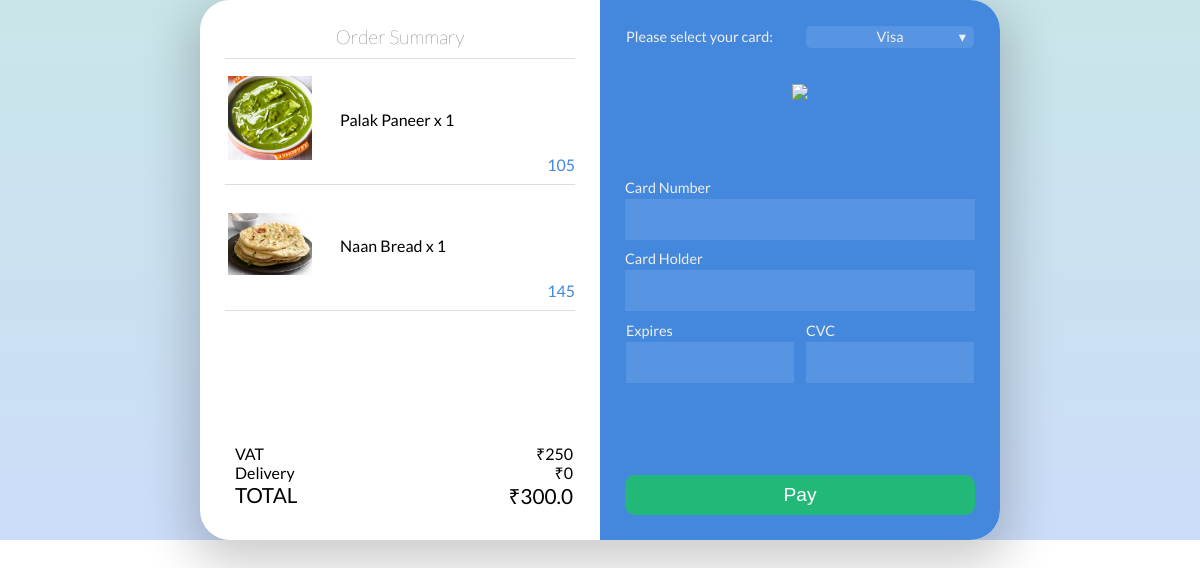
The app's page /payment/13 with its own data.
### fooddelivery/models.py (models this page shows, shortened)
class FoodOrdered(models.Model):
    order = models.ForeignKey(Orders, on_delete = models.CASCADE)
    food = models.ForeignKey(Foods, on_delete = models.CASCADE)
    quantity = models.IntegerField(default=1)

class Foods(models.Model):
    name = models.CharField(max_length=20)
    photo = models.CharField(max_length=40)
    calorie = models.FloatField()
    fats = models.FloatField()
    carbs = models.FloatField()
    protien = models.FloatField()
    addn_nuti_info = models.CharField(max_length=25)
    description = models.CharField(max_length=1000)
    avilability = models.BooleanField()
    prise = models.IntegerField(default=0)
    chef = models.ForeignKey(Users, on_delete = models.CASCADE)

class Orders(models.Model):
    Amount = models.FloatField()
    payment_mode = models.CharField(max_length=3)
    paid = models.BooleanField()
    delivery_address = models.CharField(max_length=100)
    contact_no = models.CharField(max_length=10)
    transaction_no = models.CharField(max_length=30)
    status = models.IntegerField(default=0)
    user_profile = models.ForeignKey(Users, on_delete=models.NOT_PROVIDED)

### fooddelivery/views.py (the view)
# urls.py: path('payment/<int:order>',views.payment,name="payment"),
def payment(request,order):
    db_order = models.Orders.objects.get(id = order)
    if request.method == "POST":
        db_order.transaction_no = "XXXXXXXXXXXXXXXXX"
        db_order.paid = True
        db_order.save()
        return redirect("fooddelivery:homepage")
    food = models.FoodOrdered.objects.filter(order = db_order)
    context = dict()
    context['order'] = db_order
    context['food'] = food
    return render(request,"checkout.html",context)

### Templates/checkout.html (shortened to what this page needs)
{% load static %}
<!DOCTYPE html>
<html lang="en">
<head>
    <link rel="stylesheet" type="text/css" href="{% static "checkout.css" %}"/>
</head>
</head>
<body>
  <main>
    <div class='container'>
        <div class='window'>
          <div class='order-info'>
            <div class='order-info-content'>
              <h2>Order Summary</h2>
              {% for i in food %}
              <div class='line'></div>
              <table class='order-table'>
                <tbody>
                  <tr>
                    <td><img src='{% url "fooddelivery:image" i.food.photo %}' onerror = "this.src = '{% static "default_food.png" %}'" class='full-width'></img>
                    </td>
                    <td>
                      <br>
                      <br>{{ i.food.name }} x {{i.quantity}}<br> <span class='thin small'><br><br></span>
                    </td>
                  </tr>
                  <tr>
                    <td>
                      <div class='price'>{% widthratio i.quantity 1 i.food.prise %}</div>
                    </td>
                  </tr>
                </tbody>
              </table>
              {% endfor %}
              <div class='line'></div>
              <div class='total'>
                <span style='float:left;'>
                  <div class='thin dense'>VAT</div>
                  <div class='thin dense'>Delivery</div>
                  TOTAL
                </span>
                <span style='float:right; text-align:right;'>
                  <div class='thin dense'>₹{{ order.Amount|add:-50}}</div>
                  <div class='thin dense'>₹0</div>
                  ₹{{order.Amount}}
                </span>
              </div>
      </div>
      </div>
              <div class='credit-info'>
                <div class='credit-info-content'>
                  <table class='half-input-table'>
                    <tr><td>Please select your card: </td><td><div class='dropdown' id='card-dropdown'><div class='dropdown-btn' id='current-card'>Visa</div>
                      </div>
                     </td></tr>
                  </table>
                  <img src='https://dl.dropboxusercontent.com/s/ubamyu6mzov5c80/visa_logo%20%281%29.png' height='80' class='credit-card-image' id='credit-card-image'></img>
                  Card Number
                  <form action="{% url "fooddelivery:payment" order.id %}" method="post">
                  <input class='input-field' name="number"></input>
                  Card Holder
                  <input class='input-field' name="name"></input>
                  <table class='half-input-table'>
                    <tr>
                      <td> Expires
                        <input class='input-field' name="expiry"></input>
                      </td>
                      <td>CVC
                        <input class='input-field' name='cvc'></input>
                      </td>
                    </tr>
                  </table>
                  <button  type = "submit" class='pay-btn'>Pay</button>
                </form>
                </div>
              </div>
            </div>
      </div>
    </main>
</body>
</html>

### Static/checkout.css (style rules this page uses)
body,html { height:100%; margin:0; font-family:lato; }
h2 { margin-bottom:0px; margin-top:25px; text-align:center; font-weight:200; font-size:19px; font-size:1.2rem; }
.container { height:100%; -webkit-box-pack:center; -webkit-justify-content:center; -ms-flex-pack:center; justify-content:center; -webkit-box-align:center; -webkit-align-items:center; -ms-flex-align:center; align-items:center; display:-webkit-box; display:-webkit-flex; display:-ms-flexbox; display:flex; background:-webkit-linear-gradient(#c5e5e5, #ccddf9); background:linear-gradient(#c9e5e9,#ccddf9); }
.dropdown { position:relative; }
.thin { font-weight:400; }
.half-input-table { border-collapse:collapse; width:100%; }
.half-input-table td:first-of-type { border-right:10px solid #4488dd; width:50%; }
.window { height:540px; width:800px; background:#fff; display:-webkit-box; display:-webkit-flex; display:-ms-flexbox; display:flex; box-shadow: 0px 15px 50px 10px rgba(0, 0, 0, 0.2); border-radius:30px; z-index:10; }
.order-info { height:100%; width:50%; padding-left:25px; padding-right:25px; box-sizing:border-box; display:-webkit-box; display:-webkit-flex; display:-ms-flexbox; display:flex; -webkit-box-pack:center; -webkit-justify-content:center; -ms-flex-pack:center; justify-content:center; position:relative; }
.price { bottom:0px; position:absolute; right:0px; color:#4488dd; }
.order-table td:first-of-type { width:25%; }
.order-table { position:relative; }
.line { height:1px; width:100%; margin-top:10px; margin-bottom:10px; background:#ddd; }
.order-table td:last-of-type { vertical-align:top; padding-left:25px; }
.order-info-content { table-layout:fixed; }
.full-width { width:100%; }
.pay-btn { border:none; background:#22b877; line-height:2em; border-radius:10px; font-size:19px; font-size:1.2rem; color:#fff; cursor:pointer; position:absolute; bottom:25px; width:calc(100% - 50px); -webkit-transition:all .2s ease; transition:all .2s ease; }
.total { margin-top:25px; font-size:20px; font-size:1.3rem; position:absolute; bottom:30px; right:27px; left:35px; }
.dense { line-height:1.2em; font-size:16px; font-size:1rem; }
.input-field { background:rgba(255,255,255,0.1); margin-bottom:10px; margin-top:3px; line-height:1.5em; font-size:20px; font-size:1.3rem; border:none; padding:5px 10px 5px 10px; color:#fff; box-sizing:border-box; width:100%; margin-left:auto; margin-right:auto; }
.credit-info { background:#4488dd; height:100%; width:50%; color:#eee; -webkit-box-pack:center; -webkit-justify-content:center; -ms-flex-pack:center; justify-content:center; font-size:14px; font-size:.9rem; display:-webkit-box; display:-webkit-flex; display:-ms-flexbox; display:flex; box-sizing:border-box; padding-left:25px; padding-right:25px; border-top-right-radius:30px; border-bottom-right-radius:30px; position:relative; }
.dropdown-btn { background:rgba(255,255,255,0.1); width:100%; border-radius:5px; text-align:center; line-height:1.5em; cursor:pointer; position:relative; -webkit-transition:background .2s ease; transition:background .2s ease; }
.dropdown-btn:after { content: '\25BE'; right:8px; position:absolute; }
.credit-card-image { display:block; max-height:80px; margin-left:auto; margin-right:auto; margin-top:35px; margin-bottom:15px; }
.credit-info-content { margin-top:25px; -webkit-flex-flow:column; -ms-flex-flow:column; flex-flow:column; display:-webkit-box; display:-webkit-flex; display:-ms-flexbox; display:flex; width:100%; }

### records on screen
FoodOrdered: food.photo (picture), food.name "Palak Paneer", quantity "1", quantity+food "105"
FoodOrdered: food.photo (picture), food.name "Naan Bread", quantity "1", quantity+food "145"
Orders: Amount|add "250", Amount "300.0"
